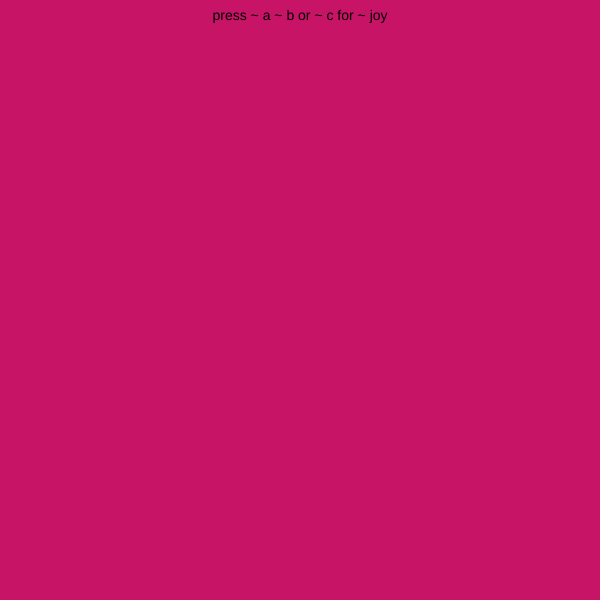
Frame 1 (no input)
Frame 60 (no input): identical to frame 1, image omitted
Frame 120 (the mouse pressed at the canvas centre since frame 60): identical to frame 1, image omitted

The p5.js sketch that drew this single still picture (run headless with seeded random() and noise() and a simulated clock; from frame 60 on, the mouse is pressed at the canvas centre):

// p5.js sketch
// ── sketch.js
 //sketch inspired by John Madea's type tap write http://www.maedastudio.com/2004/rbooks2k/ttw.html
 //Becca Rose 2016

 //A
 var textA = 12;

 //B
 var textB = 800;
 var angleA = .25;
 var widthB = 0;
 var new_widthB;

 //C
 var randC;
 var randC_w;
 var randC_h;

 function setup() {
   createCanvas(600, 600);
   textAlign(CENTER);

   new_widthB = width;

 }

 function draw() {
   background(200, 20, 103);
   textSize(14);
   text("press ~ a ~ b or ~ c for ~ joy", width / 2, 20);

   if (keyIsPressed) {
     // A grows up
     if (keyCode == 097) {
       for (var i = 0; i < 10; i++) {
         textSize(573);
         rotate(angleA);
         text("a", width / 2, height / 1.5);
         angleA = random(0, 360);
       }
     }

     // B B B B B B B B 
     else if (keyCode == 098) {
       //left to right
       if (widthB < 600) {
         textSize(textB);
         text("b", widthB, height);
         widthB += 8;
         console.log("old w B = " + widthB);
       }
       //right to left
       if (widthB >= 600) {
         textSize(textB);
         text("b", new_widthB, height);
         new_widthB -= 8;
         console.log("new wb = " + new_widthB);
         // sorting it out
         if (new_widthB <= 8) {
           widthB = 0;
           new_widthB = 600;
         }
       }
     }
     // C
     else if (keyCode == 099) {

       randC = random(12, 800);
       randC_w = random(0, width);
       randC_h = random(0, height);
       textSize(randC);
       text("c", randC_w, randC_h);

     }
   }


 } //end of draw
